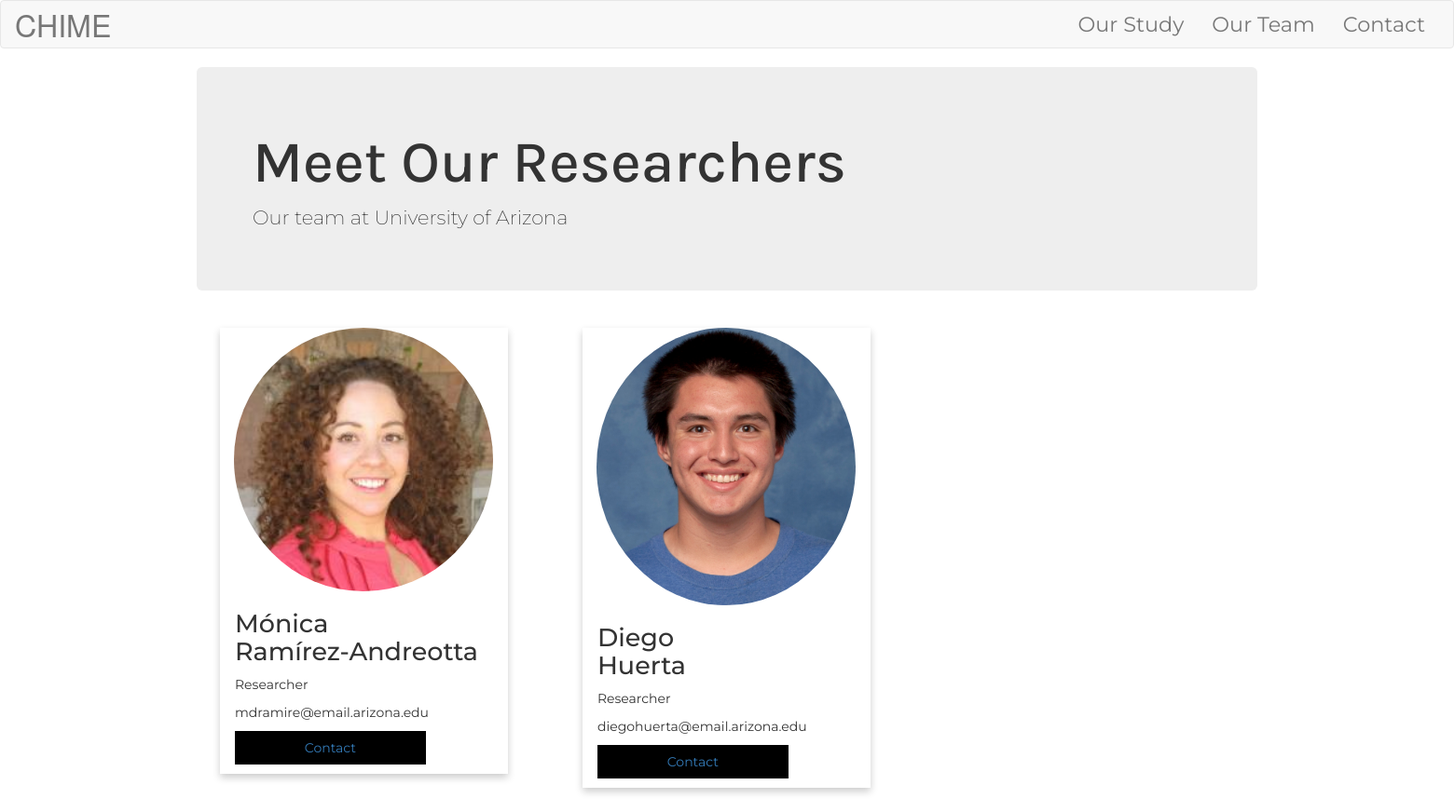
Screenshot of /info/stafflist/2/ with the database file from the repository.
### info/models.py (models this page shows, shortened)
class Org(models.Model):
    name = models.CharField(max_length=256)
    url = models.URLField()
    city = models.CharField(max_length=256)
    state = models.CharField(max_length=256)
    image = models.ImageField(upload_to='images/', max_length=100, default='NoPho.jpg')

class Staff(models.Model):
    firstname = models.CharField(max_length=256)
    lastname = models.CharField(max_length=256)
    email = models.EmailField(max_length=256)
    title = models.CharField(max_length=256)
    org = models.ForeignKey(Org, related_name='employees', on_delete=models.CASCADE)
    image = models.ImageField(upload_to='images/', max_length=100, default='NoPho.jpg')
    prof = ImageSpecField(source='image',
                                      processors=[ResizeToFill(100, 50)],
                                      format='JPEG',
                                      options={'quality': 60})

### info/views.py (the view)
# urls.py: path('stafflist/<int:pk>/',views.StaffDetailView.as_view(),name='detail_view'),
class StaffDetailView(DetailView):
    context_object_name = 'staff_detail'
    model = models.Org
    template_name = 'info/staff_detail.html'
    def get_context_data(self, **kwargs):
        context = super(StaffDetailView, self).get_context_data(**kwargs)
        page_one = models.Org.objects.get(id=self.kwargs.get('pk', ''))
        context['page_one'] = page_one
        return context

### info/templates/info/staff_detail.html (shortened to what this page needs)
{% extends 'info/info_base.html' %}
{% block body_block %}
{% load static %}
<div class="jumbotron">
  <h1>Meet Our Researchers</h1>
  <p>Our team at {{staff_detail.name}} </p>
</div>
  <div class="row">
  {% for person in staff_detail.employees.all %}
      <div class="column">
        <div class="card">
          <img src='{{person.image.url}}' alt="Joanne" style="width:90%;border-radius:50%; display: block; margin-left: auto; margin-right: auto;">
          <div class="container">
            <h2>
              <span class="full-text" id="fullname">  <p>{{person.firstname}} <br>{{person.lastname}}</p></span>
            </h2>
            <p class="title">  <p>{{person.title}}</p></p>
            <span class="full-text">  <p>{{person.email}}</p></span>
            <p><button class="button"><a href="{{person.id}}/">Contact</a></button></p>
          </div>
        </div>
      </div>
  {% endfor %}
  </div>
{% endblock %}

### static/studysite/css/master.css (style rules this page uses)
h1 { font-family: 'Karla', sans-serif; }
p,li,h2 { font-family: 'Montserrat', sans-serif; }
.column { float: left; width: 33.3%; margin-bottom: 16px; padding: 10px 40px; }
.card { box-shadow: 0 4px 8px 0 rgba(0, 0, 0, 0.2); }
.container { padding: 0 16px; }
.container::after, .row::after { content: ""; clear: both; display: table; }
.title { color: grey; }
.button { border: none; outline: 0; display: inline-block; padding: 8px; color: white; background-color: #000; text-align: center; cursor: pointer; width: 18%; }
#fullname { font-size: 27px; }

### rows the page displays
Org: name "University of Arizona"
Staff: image (picture), firstname "Mónica", lastname "Ramírez-Andreotta", title "Researcher", email "mdramire@email.arizona.edu"
Staff: image (picture), firstname "Diego", lastname "Huerta", title "Researcher", email "diegohuerta@email.arizona.edu"
